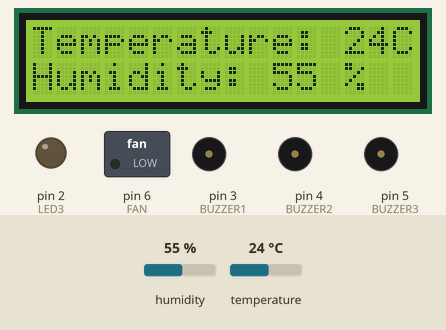
Simulated run of this sketch. Board: Arduino Uno, built with avr-gcc and run on an emulated ATmega328P. Parts: 16×2 character LCD, switched loads named in the sketch (green lamp = pin HIGH), output pins drawn as LEDs (lit = HIGH), buzzer (waves = sounding, pin HIGH). Dashed ring = blinking. The inputs (shaded band) are chosen by the test bench; at power-on: temperature 24 °C, humidity 55 %. Pins used as bus, display or sensor lines are not drawn; what the sketch prints to the serial monitor is not drawn.

Above: at 1.2 s.
1.3 s: temperature set to 20 °C
At 3.3 s:
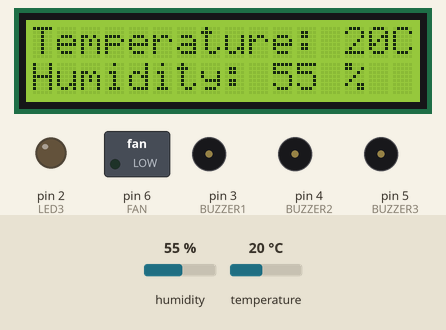
3.7 s: temperature set to 17 °C
At 4.8 s:
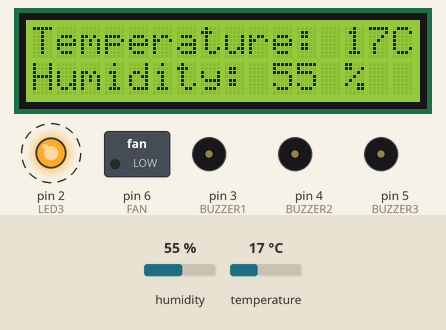
6.8 s: humidity set to 22 %
At 9.8 s:
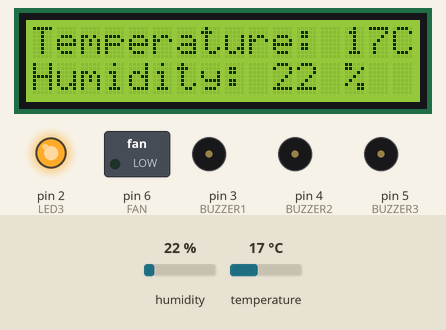
9.9 s: humidity set to 40 %
At 12.5 s:
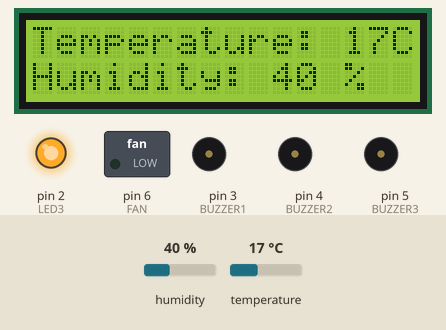
Timing chart, 0 to 14.0 s (numbered marks = the images above; inputs shaded):
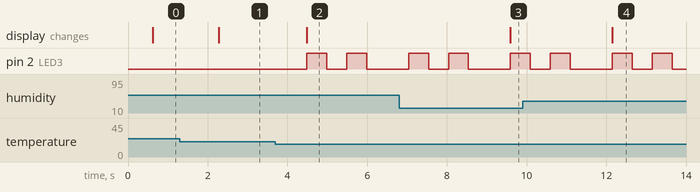

The sketch:

greenhouse.ino
```cpp
//VERSION 3

#include <Wire.h>
#include <LiquidCrystal_I2C.h>
#include <DHT11.h>

LiquidCrystal_I2C lcd(0x27, 16, 2);

#define LED1 0//always on
#define LED2 1//always on
#define LED3 2//only flashes when something is wrong, white light
#define BUZZER1 3//Greenhouse buzzer
#define BUZZER2 4//Smart Home 1 buzzer
#define BUZZER3 5//Smart Home 2 buzzer
#define FAN 6

DHT11 dht11(A1);

int tonepin = 3; //for buzzer
int buzzer = 0;
int lights = 0;
int fan = 0;
int temperature = 0;
int humidity = 0;


void setup() {
  Serial.begin (9600); // Set the serial port baud rate to 9600
  pinMode(BUZZER1, OUTPUT);
  pinMode(BUZZER2, OUTPUT);
  pinMode(BUZZER3, OUTPUT);
  pinMode(FAN, OUTPUT);
  pinMode(LED1, OUTPUT);
  pinMode(LED2, OUTPUT);
  pinMode(LED3, OUTPUT);
  lcd.init ();
  lcd.backlight (); // Light up the backlight
  lcd.setCursor (3,0);
}

void loop() {
   int result = dht11.readTemperatureHumidity(temperature, humidity);
   if (result == 0) {
        Serial.print("Temperature: ");
        Serial.print(temperature);
        Serial.print(" °C\tHumidity: ");
        Serial.print(humidity);
        Serial.println(" %");
    }
    else {
        // Print error message based on the error code.
        Serial.println(DHT11::getErrorString(result));
    }

  digitalWrite(LED1, HIGH); //always on
  digitalWrite(LED2, HIGH); //always on
  lcd.setCursor(0,0);
  lcd.print("Temperature: "); // LED prints temp
  lcd.print(temperature);
  lcd.print("C");
  lcd.setCursor(0,1);
  lcd.print("Humidity: ");
  lcd.print(humidity); // LED prints humidity
  lcd.print(" %");

  if (temperature >= 29) { // greater than or equal to 29
    buzzer = 1;
    fan = 1;
    lights = 1;
  }
  else if (temperature > 24) { // between 24 and 29, not including 24
    buzzer = 0;
    fan = 1;
    lights = 1;
  }
  else if (temperature > 18) { // in between but not including 18 and 24
    buzzer = 0;
    fan = 0;
    lights = 0;
  }
  else if (temperature > 13) { // in between but not including 13 and 18
    buzzer = 0;
    fan = 0;
    lights = 1;
  }
  else { // below 13
    buzzer = 1;
    fan = 0;
    lights = 1;
  }

  if (lights == 1) {
    digitalWrite(LED3, HIGH);
    delay(500);
    digitalWrite(LED3, LOW);
    delay(500);
    digitalWrite(LED3, HIGH);
    delay(500);
    digitalWrite(LED3, LOW);
    delay(500);
  }

  if (buzzer == 1) {
    tone(BUZZER1, 532);
    tone(BUZZER2, 532);
    tone(BUZZER3, 532);
    delay(50);
    tone(BUZZER1, 659);
    tone(BUZZER2, 659);
    tone(BUZZER3, 659);
    delay(100);
    noTone(BUZZER1);
    noTone(BUZZER2);
    noTone(BUZZER3);
  }

  if (fan == 1) {
    digitalWrite(FAN, HIGH);
  }
  else {
    digitalWrite(FAN, LOW);
  }
}
```

Measured:
- the behaviour switches between 19 and 18 °C on temperature (found by bisection; images 1 and 2)
- after the input at 1.3 s, the display: changes after 0.98 s (image 1)
- after the input at 3.7 s, pin 2 (LED3): alternates HIGH for 0.50 s and LOW for 0.50 s, starting after 0.79 s; the display: changes after 0.79 s (image 2)
- after the input at 6.8 s, the display: changes after 2.8 s (image 3)
- after the input at 9.9 s, the display: changes after 2.2 s (image 4)
